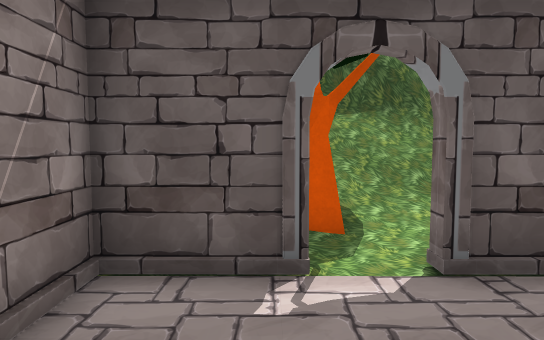
view 1 (above)

18 first-person views from a walk through a 3-D level made in the Unity game engine. The camera is 1.3 m above the floor, tilts 4° down and sees 75° across. The floor is counted in squares, 1 m on a side. Each view is taken from the middle of a square. On the plan, view 1 faces up. The plan holds only what a view shows up to about 15 squares ahead; the rest is blank. The place goes on beyond the plan. The player is left out. Door leaves are left out, so doorways stand open. Some surface patterns are stand-ins.

view 2
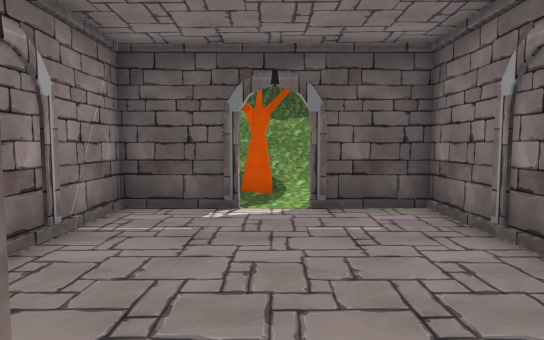

view 3
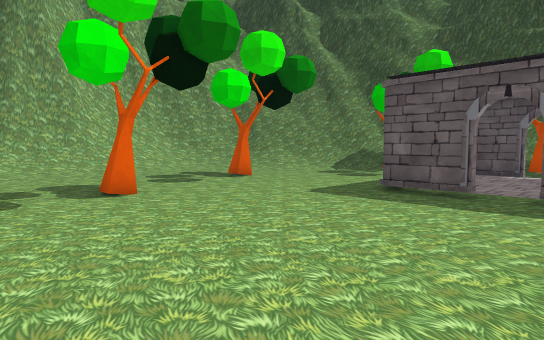

view 4
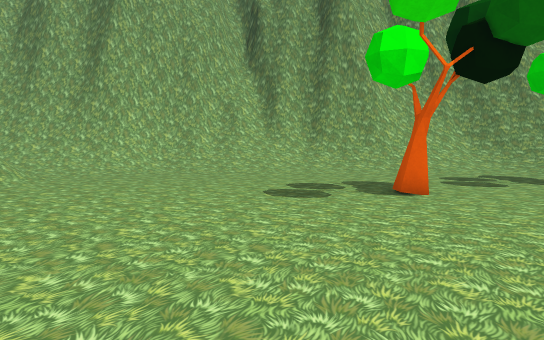

view 5
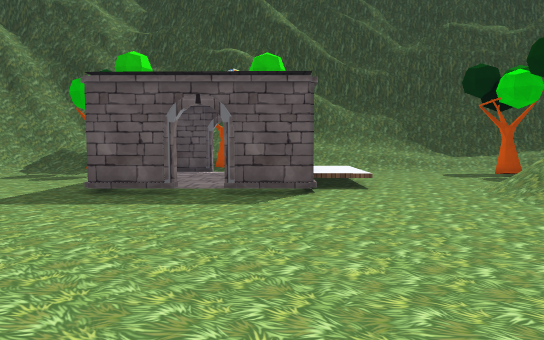

view 6
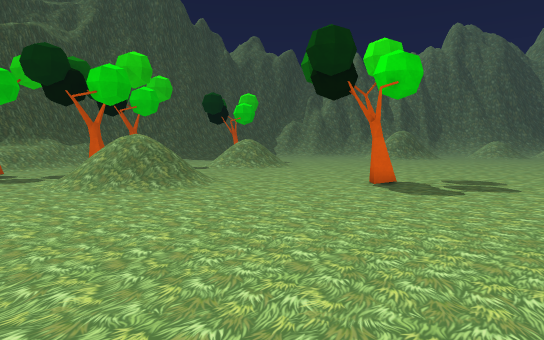

view 7
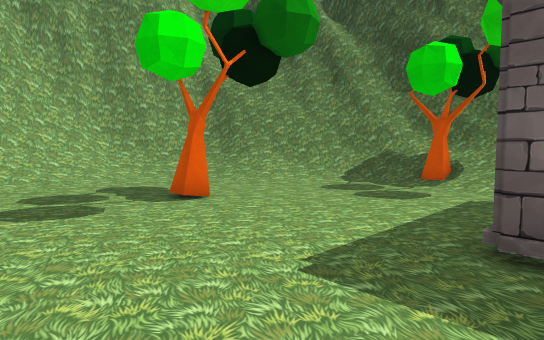

view 8
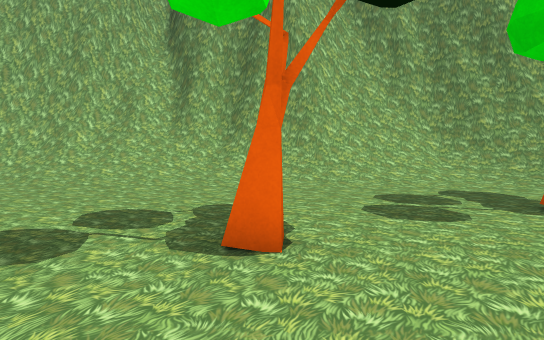

view 9
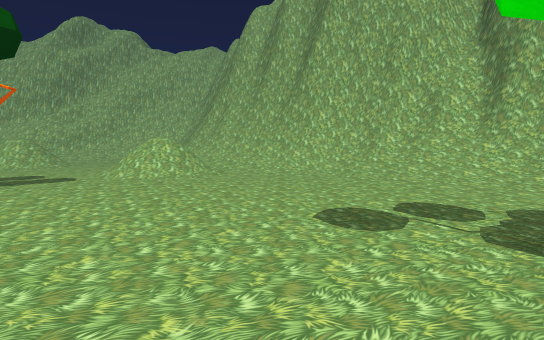

view 10
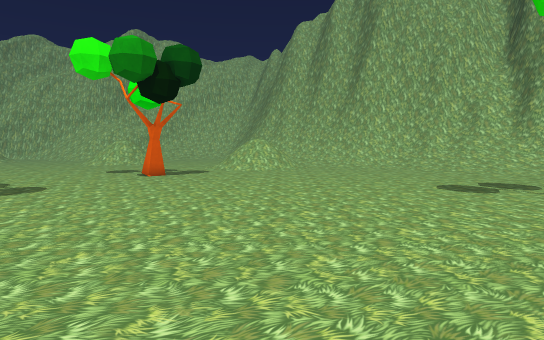

view 11
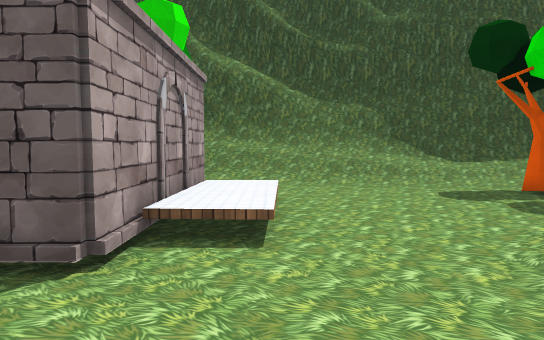

view 12
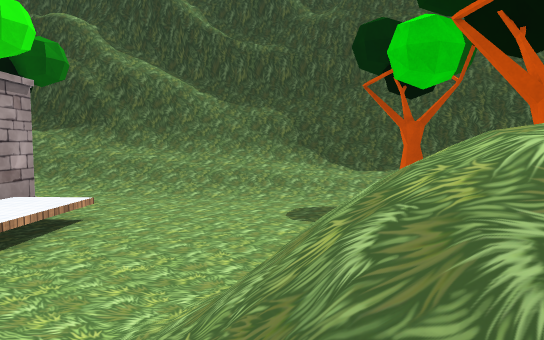

view 13
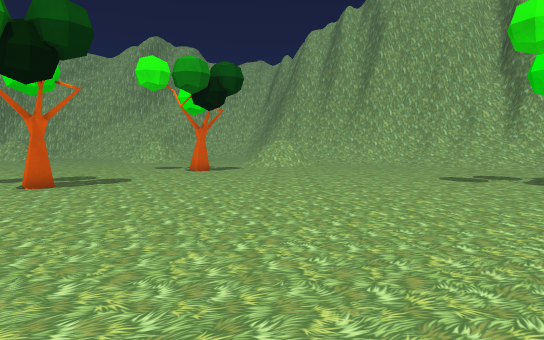

view 14
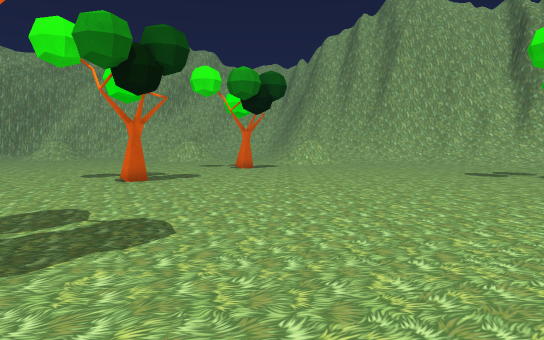

view 15
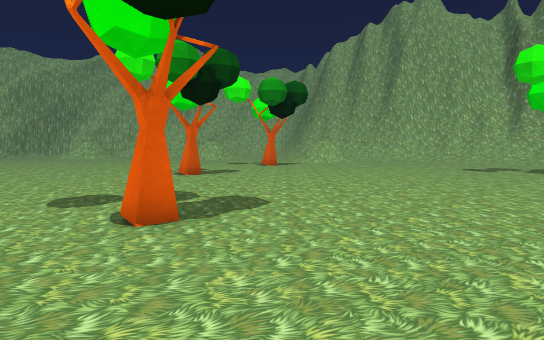

view 16
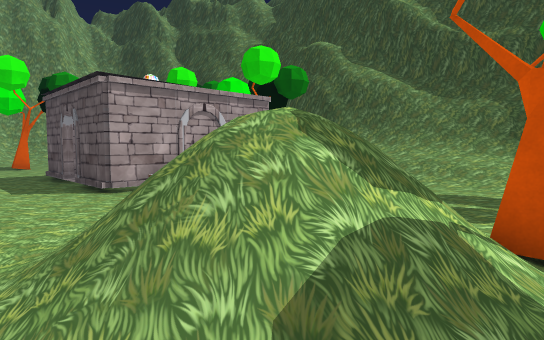

view 17
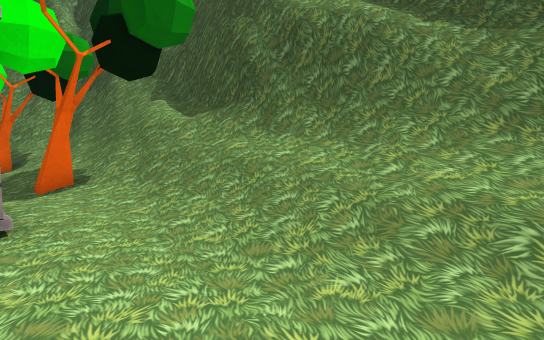

view 18
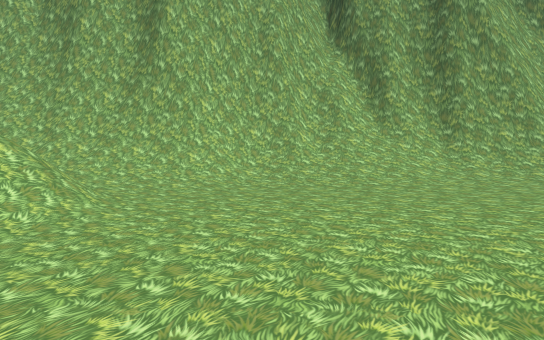

### Floor plan
Key: @ floor where view 1 was taken; # wall or solid block; . main floor; : floor 0.25 m higher than the main floor; + floor 0.5 m higher than the main floor; * floor 0.75 m higher than the main floor; / step, stairs or slope; D open door; = window, fence, low wall or low ledge; ^ raised ledge; O other object.
Columns run from 18 left of view 1 to 14 right of it. Each row starts with its distance up from view 1.
 11                           ###
 10              ########  ###^^#####
  9             ##=////######===/==##
  8          ####==////////////////==
  7          #===#/////O///////////**
  6         ##=//// ///O/////////////
  5        ^=////O/////O:::::::::::::
  4       ==///::://###D###:::.....OO
  3   #   ////......#:::::#.........O
  2   #= ////.......#:::::#+/........
  1  ##=////:.......#:::::#+/........
  0  ##=//::........#:@:::#+/.......
 -1  #=///..........#:::::#+/.../  OO
 -2 ###//:...O......###:###..../// /.
 -3 #=///::....................//////
 -4 ##///::....................//////
 -5 ##=//:......................////
 -6  ##//:.......................//..
 -7  ##//:...........................
 -8  #=//:.....OO....................
 -9 ##=//:...........................
-10 #=///::..........................
-11 #=///::..........................
-12 #=///::......................O...
-13  ////::.........................
-14  =///::..........................
-15  #///:...........................
-16  =///:...........................
-17  #=//:...........................
-18  #=//:...........................
-19  #=///:..........................
-20  ##=//:................OO......
-21  ##=//::////...................
-22   #=//: ////....O..............
-23   #=//     /....O..............
-24   #///      ....  ..........
-25   #//        ...   ...

Where each view was taken, in squares from view 1:
view 1: 0 up, 0 right, facing up
view 2: 3 down, 1 right, facing up
view 3: 12 down, 3 right, facing up-left
view 4: 12 down, 3 right, facing left
view 5: 12 down, 3 right, facing up
view 6: 8 down, 1 left, facing right
view 7: 7 down, 1 left, facing up-left
view 8: 8 down, 2 left, facing left
view 9: 8 down, 1 left, facing down-left
view 10: 8 down, 5 right, facing down-left
view 11: 6 down, 6 right, facing up
view 12: 5 down, 10 right, facing up
view 13: 7 down, 8 right, facing down-left
view 14: 7 down, 11 right, facing down-left
view 15: 6 down, 14 right, facing down-left
view 16: 6 down, 14 right, facing up-left
view 17: 3 up, 10 right, facing up-left
view 18: 17 down, 2 left, facing left
